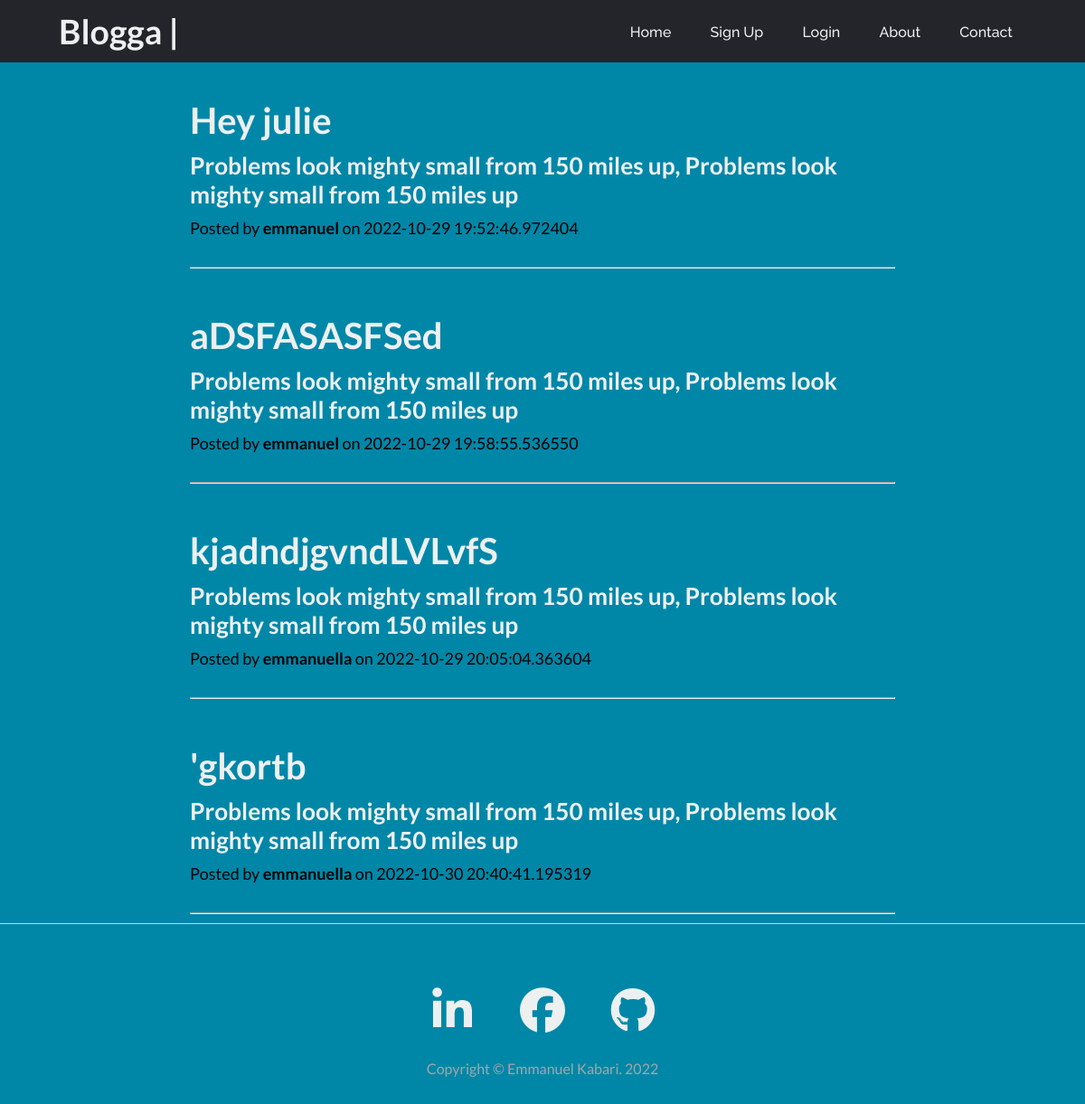
Before: /blogposts with the older database file.
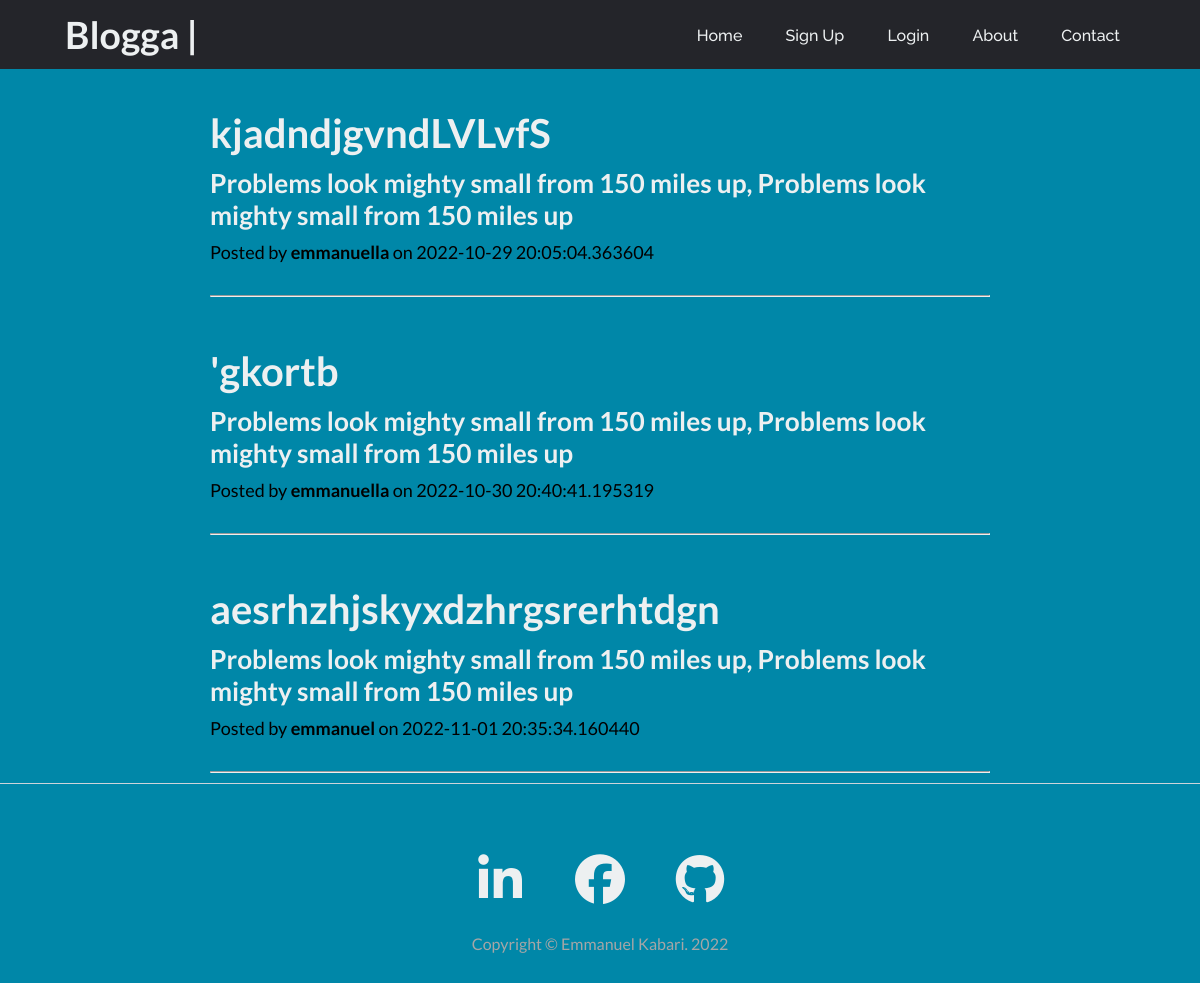
After: the same page with the newer database file.
### app.py (models this page shows, shortened)
class BlogPost(db.Model):
    __tablename__ = 'blog_post'
    id = db.Column(db.Integer(), primary_key=True)
    caption = db.Column(db.String(), nullable=False)
    content = db.Column(db.String(), nullable=False)
    owner_id = db.Column(db.Integer(), db.ForeignKey(
        'users.id'), nullable=False)
    date_created = db.Column(db.DateTime(), default=datetime.utcnow)

class User(db.Model, UserMixin):
    __tablename__ = 'users'
    id = db.Column(db.Integer(), primary_key=True)
    firstname = db.Column(db.String(), nullable=False, unique=False)
    lastname = db.Column(db.String(), nullable=False, unique=False)
    username = db.Column(db.String(50), nullable=False, unique=True)
    email = db.Column(db.String(60), nullable=False, unique=True)
    password_hash = db.Column(db.Text(), nullable=False)
    posts = db.relationship('BlogPost', backref='owner')

### app.py (the view)
@app.route('/')
@app.route('/blogposts')
def home():
    posts = BlogPost.query.all()
    return render_template('index.html', posts=posts)

### templates/index.html (shortened to what this page needs)
{% extends 'base.html' %}
{% block content %}
{% for post in posts %}
<section class="blog-container">
        <div>
            <div class="post-preview">
                <a class="link" href="{{url_for('view_post', id=post.id)}}">
                    <h2 class="post-title">{{post.caption}}</h2>
                    <h3 class="post-subtitle">Problems look mighty small from 150 miles up, Problems look mighty small from 150 miles up</h3>
                </a>
                <p class="post-meta">
                    Posted by
                    <strong>{{ post.owner.username }}</strong>
                    on {{post.date_created}}
                </p>
            </div>
            <hr class="my-4" />
        </div>
</section>
{% endfor %}
{% endblock %}

### templates/base.html (shortened to what this page needs)
<!DOCTYPE html>
<html lang="en">
<head>
    <link rel="stylesheet" href="{{url_for('static', filename='css/style.css')}}">
</head>
<body>
    <header>
        {% if current_user.is_authenticated %}
            <a class="logo" href="{{url_for('home')}}">
                <h2>Blogga &#124;</h2>
                <p>Hello {{current_user.username}}</p>
            </a>
        {% else %}
            <a class="logo" href="{{url_for('home')}}">
                <h2>Blogga &#124;</h2>
            </a>
        {% endif %}
        <nav>
            <ul class="nav_links">
                {% if current_user.is_authenticated %}
                <li><a href="{{ url_for('home') }}">Home</a></li>
                <li><a href="{{ url_for('create_post') }}">Create Post</a></li>
                <li><a href="{{ url_for('logout') }}">Log Out</a></li>
                <li><a href="{{ url_for('logout') }}">About</a></li>
                <li><a href="{{ url_for('contact') }}">Contact</a></li>
                {% else %}
                <li><a href="{{ url_for('home') }}">Home</a></li>
                <li><a href="{{ url_for('register') }}">Sign Up</a></li>
                <li><a href="{{ url_for('login') }}">Login</a></li>
                <li><a href="{{ url_for('login') }}">About</a></li>
                <li><a href="{{ url_for('contact') }}">Contact</a></li>
                {% endif %}
            </ul>
        </nav>
    </header>
    <main>
        {% block content %}
        {% endblock %}
    </main>
    <footer class="footer-border-top">
        <div class="footer-container">
            <div class="row footer-row">
                <div class="col-md-10 col-lg-8 col-xl-7">
                    <ul class="footer-list-inline">
                        <li class="footer-list-inline-item">
                            <a href="https://www.linkedin.com/in/kabari-emmanuel/" target="_blank">
                                <span class="fa-stack fa-lg">
                                    <i class="fab fa-linkedin-in"></i>
                                </span>
                            </a>
                        </li>
                        <li class="footer-list-inline-item">
                            <a href="https://www.facebook.com/emmanuel.kabari.56/" target="_blank">
                                <span class="fa-stack fa-lg">
                                    <i class="fab fa-facebook"></i>
                                </span>
                            </a>
                        </li>
                        <li class="footer-list-inline-item">
                            <a href="https://github.com/Kabari" target="_blank">
                                <span class="fa-stack fa-lg">
                                    <i class="fab fa-github"></i>
                                </span>
                            </a>
                        </li>
                    </ul>
                    <div class="small text-center text-muted fst-italic">Copyright &copy; Emmanuel Kabari. 2022</div>
                </div>
            </div>
        </div>
    </footer>
</body>
</html>

### static/css/style.css (style rules this page uses)
* { margin: 0; padding: 0; box-sizing: border-box; font-family: 'Lato'; }
body { background: #0087a8; }
li, a { font-family: 'Raleway', sans-serif; font-weight: 500; font-size: 16px; color: #edf0f1; text-decoration: none; }
header { display: flex; justify-content: space-between; align-items: center; padding: 5px 5%; background-color: #24252A; }
.logo { display: flex; padding: 7px 5px; text-align: center; font-size: 25px; cursor: pointer; }
.nav_links { list-style: none; }
.nav_links li { display: inline-block; padding: 0px 20px; }
.nav_links li a { transition: all 0.3s ease; }
.row { display: flex; flex-wrap: wrap; }
.link { text-decoration: yellow; }
.blog-container { display: flex; margin: auto; padding: 10px; width: 800px; max-width: 100%; word-wrap: break-word; }
.post-title { margin: 30px 0px 10px; font-weight: 700; font-size: 40px; word-wrap: break-word; }
.post-subtitle { margin: 0 0 10px; font-size: 26.275px; word-wrap: break-word; }
.post-meta { margin: 0 0 32px; font-size: 18px; }
.footer-border-top { border-top: 1px solid #ced4da; margin: auto; width: 100%; height: 200px; }
.footer-row { justify-content: center; }
.footer-container { margin: 50px auto; }
.footer-list-inline { display: flex; justify-content: center; }
.footer-list-inline-item { display: flex; width: 70px; height: 80px; justify-content: center; align-items: center; list-style: none; margin: auto 15px; font-size: 50px; text-align: center; }
.small { margin: 20px auto; text-align: center; color: #a6a6a6; }
i { font-size: 50px; }

Changed rows visible on the page:
removed BlogPost: caption "Hey julie", owner.username "emmanuel", date_created "2022-10-29 19:52:46.972404"
removed BlogPost: caption "aDSFASASFSed", owner.username "emmanuel", date_created "2022-10-29 19:58:55.536550"
added BlogPost: caption "aesrhzhjskyxdzhrgsrerhtdgn", owner.username "emmanuel", date_created "2022-11-01 20:35:34.160440"
